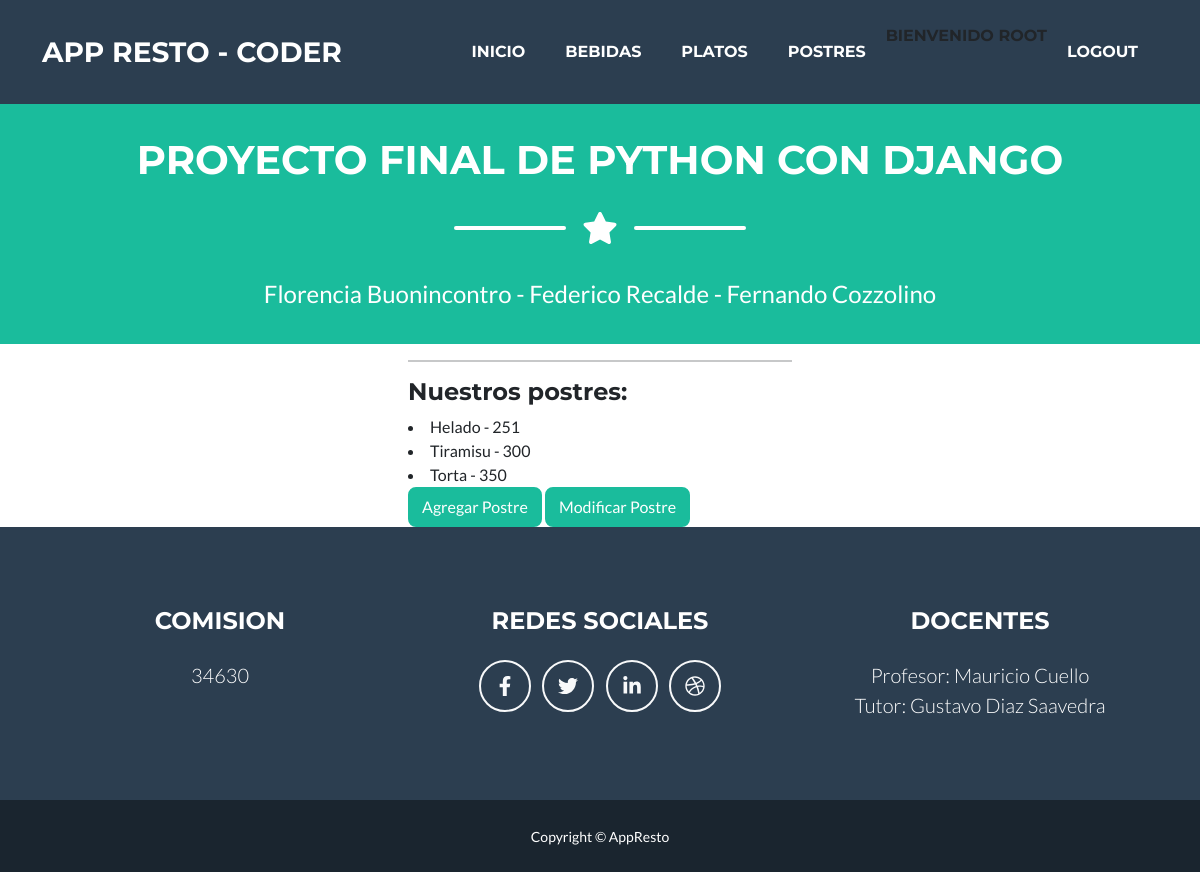
The app's page /postres/ (signed in), older data.
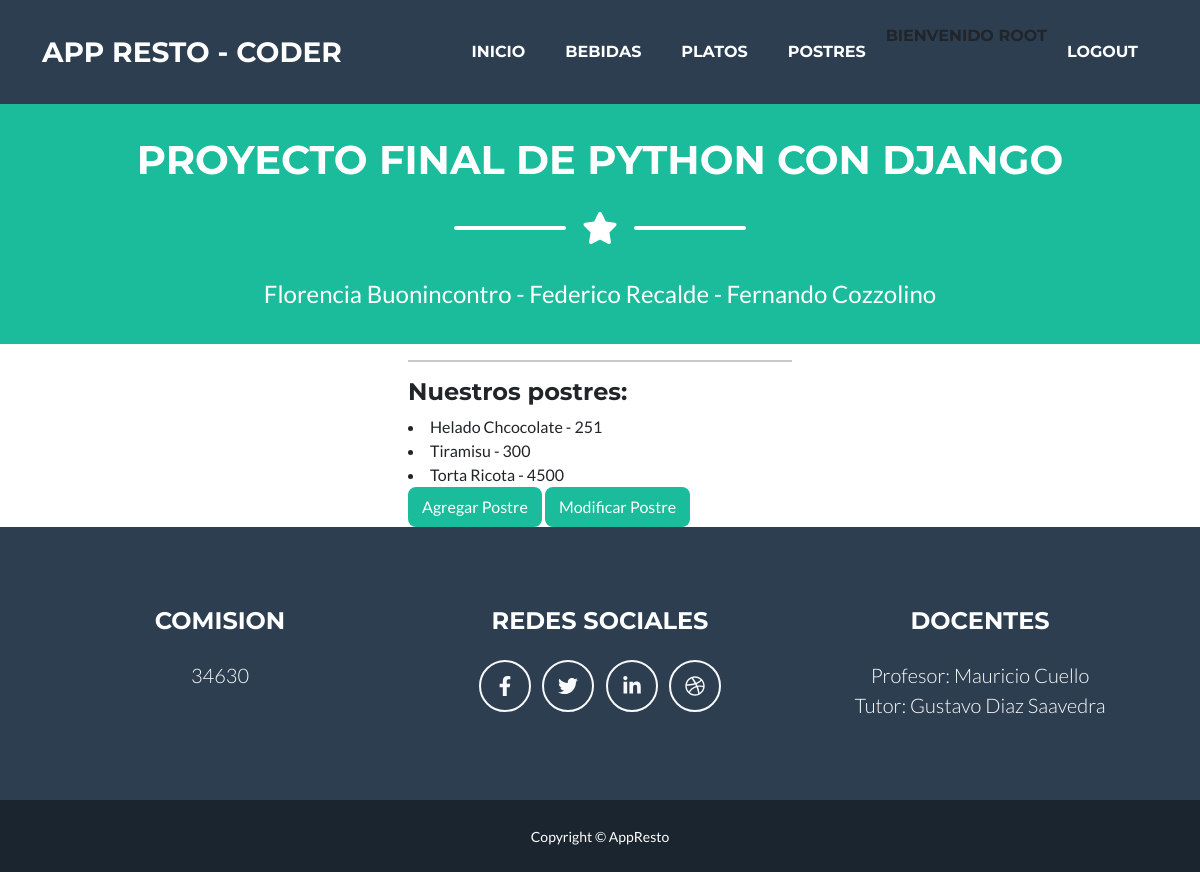
The same page, newer data.
### AppResto/models.py (models this page shows, shortened)
class Postre(models.Model):
    postre =  models.CharField(max_length=50)
    precio =  models.IntegerField()

### AppResto/views.py (the view)
# urls.py: path('postres/', postres, name="Postres"),
@login_required
def postres(request):
    lista = Postre.objects.all()
    return render(request, "postres.html", {"lista_postre": lista})

### AppResto/templates/postres.html
{% extends 'padre.html' %}
{% load static %}
{% block contenidoDinamico %}
    <h4>Nuestros postres:</h4>
    {% for postre in lista_postre %}
    <li>{{postre.postre}} - {{postre.precio}}</li>
    {% endfor %}
    <nav>
        <a  href="{% url 'CreaPostre' %}"   class="btn btn-primary" role="button">Agregar Postre</a>
        <a href="{% url 'Postre_list' %}" class="btn btn-primary" role="button">Modificar Postre</a>
    </nav>
{% endblock contenidoDinamico %}

Row changes from the older to the newer data that the page shows:
removed Postre: postre "Torta", precio "350"
changed Postre: postre "Helado" → "Helado Chcocolate"
added Postre: postre "Torta Ricota", precio "4500"
